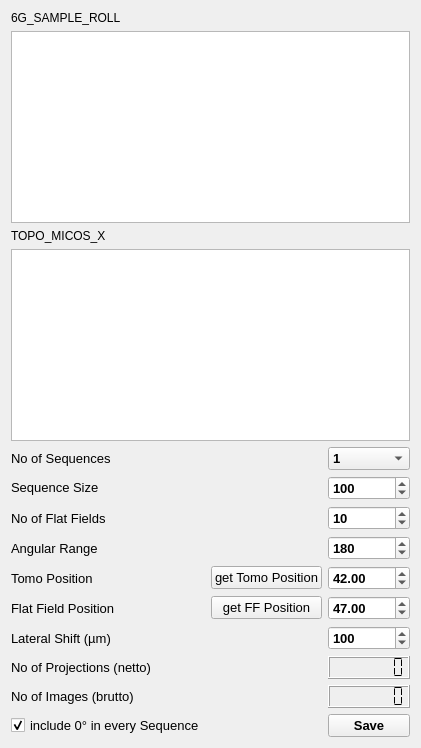
      <widget class="QWidget" name="tab_3">
       <attribute name="title">
        <string>Topo CT</string>
       </attribute>
       <layout class="QGridLayout" name="gridLayout_4">
        <item row="0" column="0">
         <widget class="QLabel" name="label_10">
          <property name="text">
           <string>6G_SAMPLE_ROLL</string>
          </property>
         </widget>
        </item>
        <item row="1" column="0" colspan="3">
         <widget class="PlotWidget" name="Graph3"/>
        </item>
        <item row="2" column="0">
         <widget class="QLabel" name="label_9">
          <property name="text">
           <string>TOPO_MICOS_X</string>
          </property>
         </widget>
        </item>
        <item row="3" column="0" colspan="3">
         <widget class="PlotWidget" name="Graph3_2"/>
        </item>
        <item row="4" column="0">
         <widget class="QLabel" name="label_No_of_seq_3">
          <property name="sizePolicy">
           <sizepolicy hsizetype="Minimum" vsizetype="Fixed">
            <horstretch>0</horstretch>
            <verstretch>0</verstretch>
           </sizepolicy>
          </property>
          <property name="font">
           <font>
            <pointsize>10</pointsize>
            <weight>50</weight>
            <bold>false</bold>
           </font>
          </property>
          <property name="text">
           <string>No of Sequences</string>
          </property>
         </widget>
        </item>
        <item row="4" column="2">
         <widget class="QComboBox" name="No_of_sequences_3">
          <property name="sizePolicy">
           <sizepolicy hsizetype="Minimum" vsizetype="Fixed">
            <horstretch>0</horstretch>
            <verstretch>0</verstretch>
           </sizepolicy>
          </property>
          <property name="minimumSize">
           <size>
            <width>50</width>
            <height>22</height>
           </size>
          </property>
          <property name="font">
           <font>
            <pointsize>10</pointsize>
            <weight>75</weight>
            <bold>true</bold>
           </font>
          </property>
          <item>
           <property name="text">
            <string>1</string>
           </property>
          </item>
          <item>
           <property name="text">
            <string>2</string>
           </property>
          </item>
          <item>
           <property name="text">
            <string>4</string>
           </property>
          </item>
          <item>
           <property name="text">
            <string>8</string>
           </property>
          </item>
          <item>
           <property name="text">
            <string>16</string>
           </property>
          </item>
          <item>
           <property name="text">
            <string>32</string>
           </property>
          </item>
          <item>
           <property name="text">
            <string>64</string>
           </property>
          </item>
          <item>
           <property name="text">
            <string>128</string>
           </property>
          </item>
          <item>
           <property name="text">
            <string>256</string>
           </property>
          </item>
          <item>
           <property name="text">
            <string>512</string>
           </property>
          </item>
          <item>
           <property name="text">
            <string>1024</string>
           </property>
          </item>
         </widget>
        </item>
        <item row="5" column="0">
         <widget class="QLabel" name="label_sequence_size_3">
          <property name="sizePolicy">
           <sizepolicy hsizetype="Minimum" vsizetype="Fixed">
            <horstretch>0</horstretch>
            <verstretch>0</verstretch>
           </sizepolicy>
          </property>
          <property name="font">
           <font>
            <pointsize>10</pointsize>
            <weight>50</weight>
            <bold>false</bold>
           </font>
          </property>
          <property name="text">
           <string>Sequence Size</string>
          </property>
         </widget>
        </item>
        <item row="5" column="2">
         <widget class="QSpinBox" name="Sequence_size_3">
          <property name="sizePolicy">
           <sizepolicy hsizetype="Minimum" vsizetype="Fixed">
            <horstretch>0</horstretch>
            <verstretch>0</verstretch>
           </sizepolicy>
          </property>
          <property name="font">
           <font>
            <pointsize>10</pointsize>
            <weight>75</weight>
            <bold>true</bold>
           </font>
          </property>
          <property name="minimum">
           <number>1</number>
          </property>
          <property name="maximum">
           <number>10000</number>
          </property>
          <property name="singleStep">
           <number>10</number>
          </property>
          <property name="value">
           <number>100</number>
          </property>
          <property name="displayIntegerBase">
           <number>10</number>
          </property>
         </widget>
        </item>
        <item row="6" column="0">
         <widget class="QLabel" name="label_no_of_FFs_3">
          <property name="font">
           <font>
            <pointsize>10</pointsize>
            <weight>50</weight>
            <bold>false</bold>
           </font>
          </property>
          <property name="text">
           <string>No of Flat Fields</string>
          </property>
         </widget>
        </item>
        <item row="6" column="2">
         <widget class="QSpinBox" name="box_No_of_FFs_3">
          <property name="font">
           <font>
            <pointsize>10</pointsize>
            <weight>75</weight>
            <bold>true</bold>
           </font>
          </property>
          <property name="maximum">
           <number>10000</number>
          </property>
          <property name="singleStep">
           <number>1</number>
          </property>
          <property name="value">
           <number>10</number>
          </property>
          <property name="displayIntegerBase">
           <number>10</number>
          </property>
         </widget>
        </item>
        <item row="7" column="0">
         <widget class="QLabel" name="label_12">
          <property name="font">
           <font>
            <pointsize>10</pointsize>
            <weight>50</weight>
            <bold>false</bold>
           </font>
          </property>
          <property name="text">
           <string>Angular Range</string>
          </property>
         </widget>
        </item>
        <item row="7" column="2">
         <widget class="QSpinBox" name="angular_range_3">
          <property name="font">
           <font>
            <pointsize>10</pointsize>
            <weight>75</weight>
            <bold>true</bold>
           </font>
          </property>
          <property name="maximum">
           <number>360000</number>
          </property>
          <property name="singleStep">
           <number>180</number>
          </property>
          <property name="value">
           <number>180</number>
          </property>
         </widget>
        </item>
        <item row="8" column="0">
         <widget class="QLabel" name="label_tomo_pos_3">
          <property name="font">
           <font>
            <pointsize>10</pointsize>
            <weight>50</weight>
            <bold>false</bold>
           </font>
          </property>
          <property name="text">
           <string>Tomo Position</string>
          </property>
         </widget>
        </item>
        <item row="8" column="1">
         <widget class="QPushButton" name="getTomoPosition_3">
          <property name="enabled">
           <bool>true</bool>
          </property>
          <property name="font">
           <font>
            <pointsize>10</pointsize>
           </font>
          </property>
          <property name="text">
           <string>get Tomo Position</string>
          </property>
         </widget>
        </item>
        <item row="8" column="2">
         <widget class="QDoubleSpinBox" name="tomo_pos_3">
          <property name="font">
           <font>
            <pointsize>10</pointsize>
            <weight>75</weight>
            <bold>true</bold>
           </font>
          </property>
          <property name="minimum">
           <double>-5000.000000000000000</double>
          </property>
          <property name="maximum">
           <double>5000.000000000000000</double>
          </property>
          <property name="singleStep">
           <double>0.100000000000000</double>
          </property>
          <property name="value">
           <double>42.000000000000000</double>
          </property>
         </widget>
        </item>
        <item row="9" column="0">
         <widget class="QLabel" name="label_FF_pos_3">
          <property name="font">
           <font>
            <pointsize>10</pointsize>
            <weight>50</weight>
            <bold>false</bold>
           </font>
          </property>
          <property name="text">
           <string>Flat Field Position</string>
          </property>
         </widget>
        </item>
        <item row="9" column="1">
         <widget class="QPushButton" name="getFFPosition_3">
          <property name="enabled">
           <bool>true</bool>
          </property>
          <property name="font">
           <font>
            <pointsize>10</pointsize>
           </font>
          </property>
          <property name="text">
           <string>get FF Position</string>
          </property>
         </widget>
        </item>
        <item row="9" column="2">
         <widget class="QDoubleSpinBox" name="FF_pos_3">
          <property name="font">
           <font>
            <pointsize>10</pointsize>
            <weight>75</weight>
            <bold>true</bold>
           </font>
          </property>
          <property name="minimum">
           <double>-5000.000000000000000</double>
          </property>
          <property name="maximum">
           <double>5000.000000000000000</double>
          </property>
          <property name="singleStep">
           <double>0.100000000000000</double>
          </property>
          <property name="value">
           <double>47.000000000000000</double>
          </property>
         </widget>
        </item>
        <item row="10" column="0">
         <widget class="QLabel" name="label_lateral_shift_2">
          <property name="font">
           <font>
            <pointsize>10</pointsize>
            <weight>50</weight>
            <bold>false</bold>
           </font>
          </property>
          <property name="text">
           <string>Lateral Shift (µm)</string>
          </property>
         </widget>
        </item>
        <item row="10" column="2">
         <widget class="QSpinBox" name="box_lateral_shift_3">
          <property name="font">
           <font>
            <pointsize>10</pointsize>
            <weight>75</weight>
            <bold>true</bold>
           </font>
          </property>
          <property name="maximum">
           <number>5000</number>
          </property>
          <property name="singleStep">
           <number>10</number>
          </property>
          <property name="value">
           <number>100</number>
          </property>
         </widget>
        </item>
        <item row="11" column="0">
         <widget class="QLabel" name="label_No_of_projections_3">
          <property name="sizePolicy">
           <sizepolicy hsizetype="Minimum" vsizetype="Fixed">
            <horstretch>0</horstretch>
            <verstretch>0</verstretch>
           </sizepolicy>
          </property>
          <property name="font">
           <font>
            <pointsize>10</pointsize>
            <weight>50</weight>
            <bold>false</bold>
           </font>
          </property>
          <property name="text">
           <string>No of Projections (netto)</string>
          </property>
         </widget>
        </item>
        <item row="11" column="2">
         <widget class="QLCDNumber" name="display_no_of_proj_3">
          <property name="sizePolicy">
           <sizepolicy hsizetype="Minimum" vsizetype="Fixed">
            <horstretch>0</horstretch>
            <verstretch>0</verstretch>
           </sizepolicy>
          </property>
          <property name="font">
           <font>
            <family>Arial Black</family>
            <pointsize>10</pointsize>
            <weight>75</weight>
            <italic>false</italic>
            <bold>true</bold>
            <underline>false</underline>
            <strikeout>false</strikeout>
           </font>
          </property>
          <property name="lineWidth">
           <number>1</number>
          </property>
          <property name="smallDecimalPoint">
           <bool>false</bool>
          </property>
          <property name="digitCount">
           <number>7</number>
          </property>
          <property name="segmentStyle">
           <enum>QLCDNumber::Flat</enum>
          </property>
         </widget>
        </item>
        <item row="12" column="0">
         <widget class="QLabel" name="label_11">
          <property name="font">
           <font>
            <pointsize>10</pointsize>
            <weight>50</weight>
            <bold>false</bold>
           </font>
          </property>
          <property name="text">
           <string>No of Images (brutto)</string>
          </property>
         </widget>
        </item>
        <item row="12" column="2">
         <widget class="QLCDNumber" name="display_no_of_images_3">
          <property name="sizePolicy">
           <sizepolicy hsizetype="Minimum" vsizetype="Fixed">
            <horstretch>0</horstretch>
            <verstretch>0</verstretch>
           </sizepolicy>
          </property>
          <property name="font">
           <font>
            <family>Arial Black</family>
            <pointsize>10</pointsize>
            <weight>75</weight>
            <bold>true</bold>
           </font>
          </property>
          <property name="digitCount">
           <number>7</number>
          </property>
          <property name="segmentStyle">
           <enum>QLCDNumber::Flat</enum>
          </property>
         </widget>
        </item>
        <item row="13" column="0">
         <widget class="QCheckBox" name="zero_deg_checkBox_3">
          <property name="enabled">
           <bool>true</bool>
          </property>
          <property name="font">
           <font>
            <pointsize>10</pointsize>
           </font>
          </property>
          <property name="text">
           <string>include 0° in every Sequence</string>
          </property>
          <property name="checked">
           <bool>true</bool>
          </property>
         </widget>
        </item>
        <item row="13" column="2">
         <widget class="QPushButton" name="save_3">
          <property name="font">
           <font>
            <pointsize>10</pointsize>
            <weight>75</weight>
            <italic>false</italic>
            <bold>true</bold>
            <underline>false</underline>
            <strikeout>false</strikeout>
           </font>
          </property>
          <property name="text">
           <string>Save</string>
          </property>
         </widget>
        </item>
       </layout>
      </widget>
